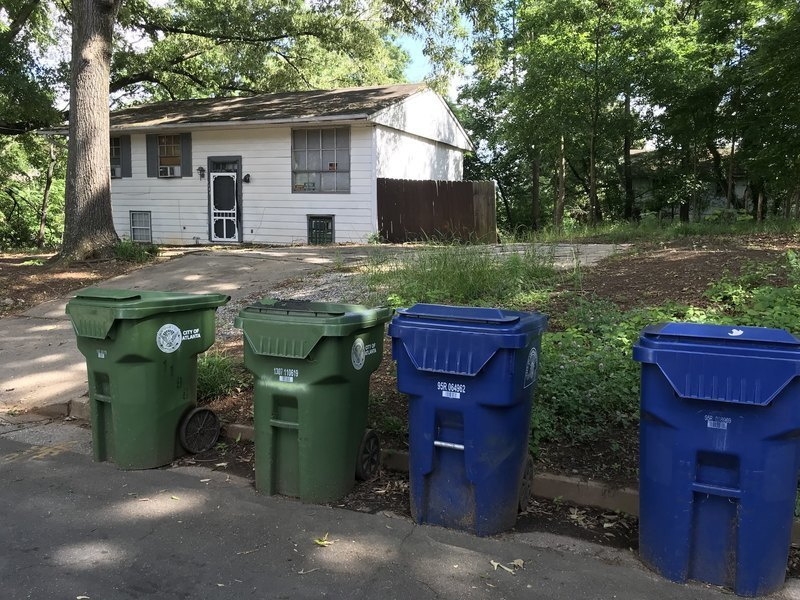
#> input picture src/trash_test.jpg, 800 x 600 px
$ python preprocess_img.py   (older library calls are emulated)
#> lines starting #> are read from the running program, lines starting #| are printed output that depends on the picture
# coding: utf-8
import skimage.segmentation
from matplotlib import pyplot as plt

#img2 = scipy.misc.imread("manu-2013.jpg", mode="L")
img2=plt.imread('trash_test.jpg')
#> img2 is the input picture: shape (600, 800, 3); mean R, G, B 82.8, 89.9, 83.6
segment_mask1 = skimage.segmentation.felzenszwalb(img2, scale=100)
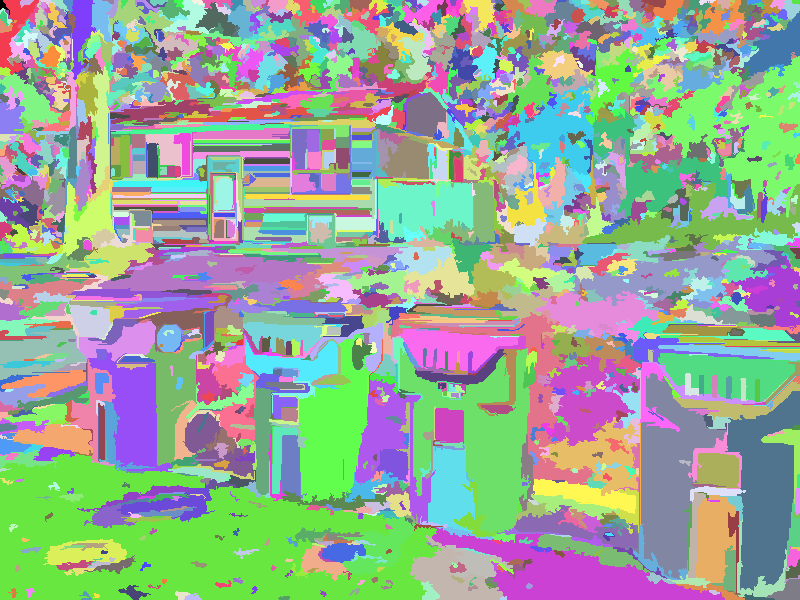
#> segment_mask1: shape (600, 800) int64; 2363 distinct labels, from 0 to 2362; one colour per label, 0 black
segment_mask2 = skimage.segmentation.felzenszwalb(img2, scale=1000)
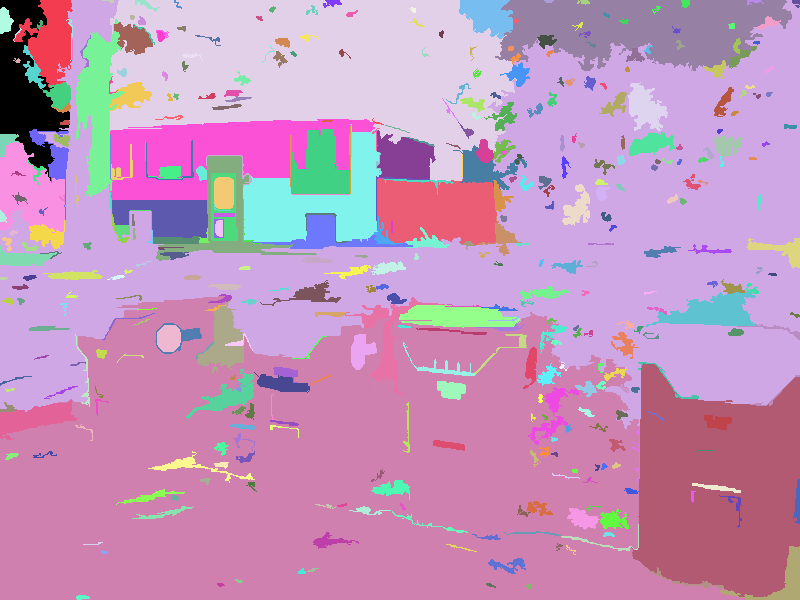
#> segment_mask2: shape (600, 800) int64; 423 distinct labels, from 0 to 422; one colour per label, 0 black

fig = plt.figure(figsize=(12, 5))
ax1 = fig.add_subplot(121)
ax2 = fig.add_subplot(122)
ax1.imshow(segment_mask1,cmap='gray'); ax1.set_xlabel("k=100")
ax2.imshow(segment_mask2,cmap='gray'); ax2.set_xlabel("k=1000")
fig.suptitle("Felsenszwalb's efficient graph based image segmentation")
plt.tight_layout()
plt.show()
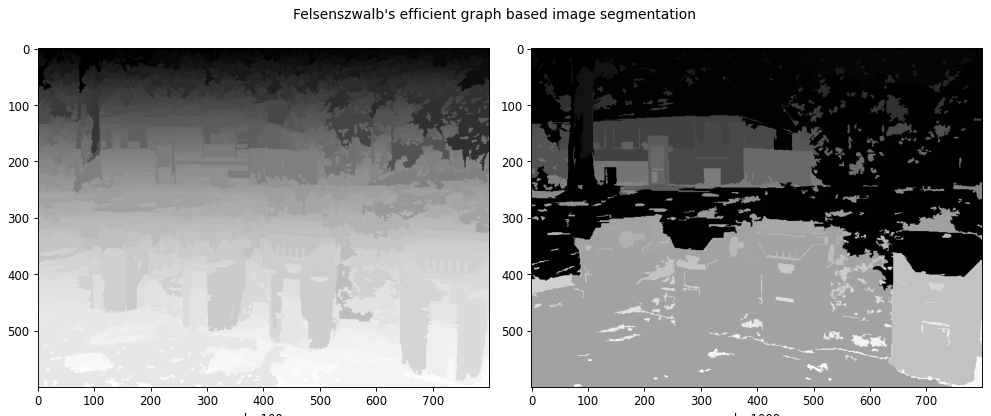
#> figure drawn by matplotlib, 2 panels
